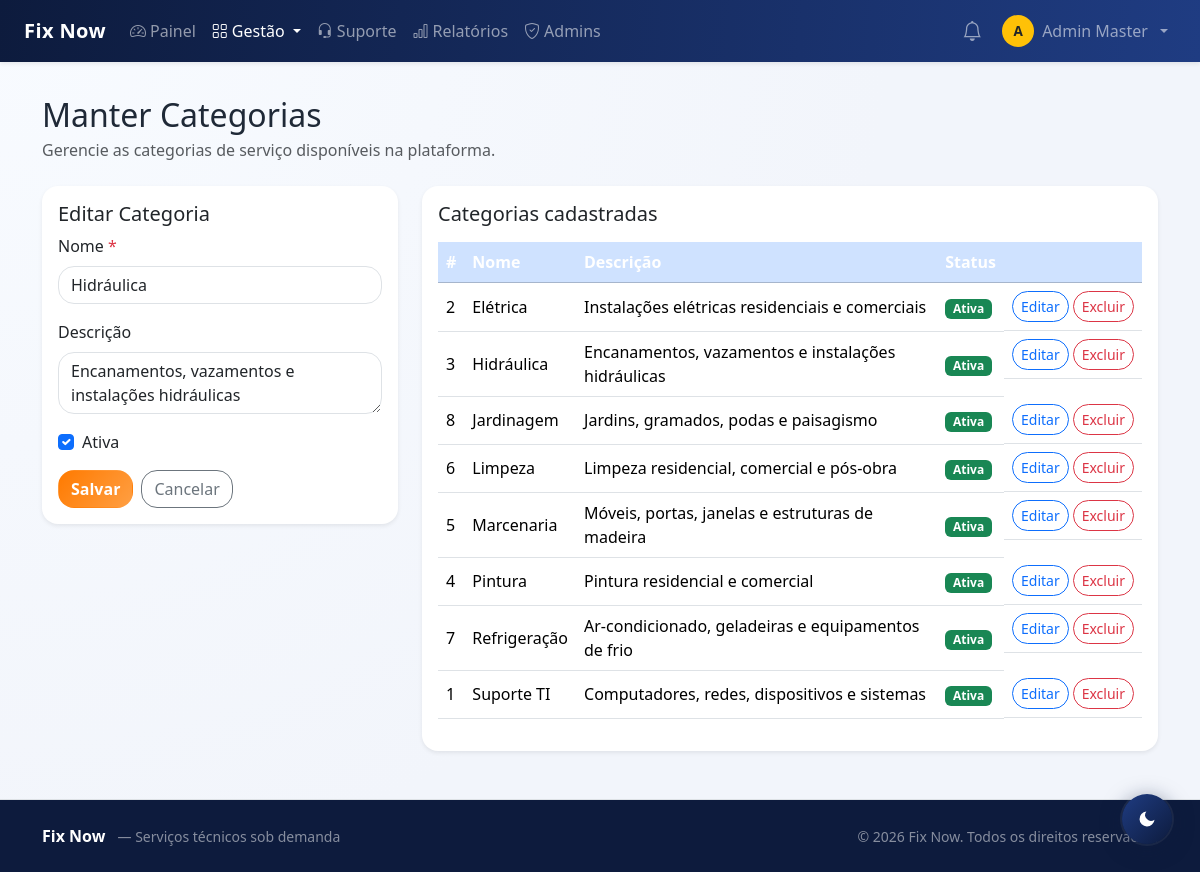
Screenshot of /view/admin/categorias.php?editar=3 (signed in) with the database file from the repository.
### tables this page shows
CREATE TABLE IF NOT EXISTS categoria (
  id        INT AUTO_INCREMENT PRIMARY KEY,
  nome      VARCHAR(100) NOT NULL UNIQUE,
  descricao VARCHAR(255) NULL,
  ativo     TINYINT(1)   NOT NULL DEFAULT 1,
  criado_em TIMESTAMP DEFAULT CURRENT_TIMESTAMP,
  admin_id  INT NULL,
  CONSTRAINT fk_categoria_admin FOREIGN KEY (admin_id) REFERENCES admin(id) ON DELETE SET NULL
);

### view/admin/categorias.php (the view, shortened to what this page needs)
<?php
require_once __DIR__ . '/_navbar.php';
$navbarHtml = ob_get_clean();
$categorias = $pdo->query('SELECT * FROM categoria ORDER BY nome ASC')->fetchAll();
$editando = null;
if (isset($_GET['editar'])) {
    $eid = (int)$_GET['editar'];
    foreach ($categorias as $c) { if ((int)$c['id'] === $eid) { $editando = $c; break; } }
}
?>
<!DOCTYPE html>
<html lang="pt-BR">
<head>
  <link href="https://cdn.jsdelivr.net/npm/bootstrap@5.3.3/dist/css/bootstrap.min.css" rel="stylesheet">
  <link href="../../assets/css/style.css" rel="stylesheet">
</head>
<body>
<?= $navbarHtml ?>
<main class="container py-5 mt-5">
  <h2 class="mb-1">Manter Categorias</h2>
  <p class="text-muted mb-4">Gerencie as categorias de serviço disponíveis na plataforma.</p>
  <div class="row g-4">
    <div class="col-lg-4">
      <div class="card shadow-sm border-0">
        <div class="card-body">
          <h5><?= $editando ? 'Editar Categoria' : 'Nova Categoria' ?></h5>
          <form method="post">
            <div class="mb-3">
              <label class="form-label">Nome <span class="text-danger">*</span></label>
              <input type="text" name="nome" class="form-control" maxlength="100" required
                value="<?= htmlspecialchars($editando['nome'] ?? '') ?>">
            </div>
            <div class="mb-3">
              <label class="form-label">Descrição</label>
              <textarea name="descricao" class="form-control" rows="2" maxlength="255"><?= htmlspecialchars($editando['descricao'] ?? '') ?></textarea>
            </div>
            <div class="mb-3 form-check">
              <input type="checkbox" name="ativo" id="chk_ativo" class="form-check-input" value="1"
                <?= (!$editando || $editando['ativo']) ? 'checked' : '' ?>>
              <label class="form-check-label" for="chk_ativo">Ativa</label>
            </div>
            <div class="d-flex gap-2">
              <button type="submit" class="btn btn-warning fw-semibold"><?= $editando ? 'Salvar' : 'Criar' ?></button>
              <?php if ($editando): ?><a href="categorias.php" class="btn btn-outline-secondary">Cancelar</a><?php endif; ?>
            </div>
          </form>
        </div>
      </div>
    </div>
    <div class="col-lg-8">
      <div class="card shadow-sm border-0">
        <div class="card-body">
          <h5 class="mb-3">Categorias cadastradas</h5>
          <?php if (!$categorias): ?>
            <p class="text-muted">Nenhuma categoria cadastrada.</p>
          <?php else: ?>
            <div class="table-responsive">
              <table class="table table-hover align-middle">
                <thead class="table-primary">
                  <tr><th>#</th><th>Nome</th><th>Descrição</th><th>Status</th><th></th></tr>
                </thead>
                <tbody>
                <?php foreach ($categorias as $c): ?>
                  <tr>
                    <td><?= (int)$c['id'] ?></td>
                    <td><?= htmlspecialchars($c['nome']) ?></td>
                    <td><?= htmlspecialchars($c['descricao'] ?? '—') ?></td>
                    <td><span class="badge <?= $c['ativo'] ? 'bg-success' : 'bg-secondary' ?>"><?= $c['ativo'] ? 'Ativa' : 'Inativa' ?></span></td>
                    <td class="d-flex gap-1">
                      <a href="categorias.php?editar=<?= (int)$c['id'] ?>" class="btn btn-sm btn-outline-primary">Editar</a>
                      <?php if ($isMaster): ?>
                        <form method="post" class="d-inline"
                              onsubmit="return confirm('Excluir esta categoria?');">
                          <button class="btn btn-sm btn-outline-danger">Excluir</button>
                        </form>
                      <?php endif; ?>
                    </td>
                  </tr>
                <?php endforeach; ?>
                </tbody>
              </table>
            </div>
          <?php endif; ?>
        </div>
      </div>
    </div>
  </div>
</main>
<?php require_once __DIR__ . '/../../includes/footer.php'; ?>
</body>
</html>

### assets/css/style.css (style rules this page uses)
:root { --fix-blue: #0d1b3d; --fix-blue-soft: #1f3c82; --fix-orange: #ff7a00; --fix-orange-soft: #ff9f43; --fix-bg: #f2f5fb; --fix-card: #ffffff; --fix-text: #1f2937; --fix-muted: #677489; --fix-shadow: 0 14px 32px rgba(15, 37, 84, 0.1); --fix-radius: 1rem; }
html, body { height: 100%; }
body { min-height: 100vh; display: flex; flex-direction: column; background: radial-gradient(circle at top left, #f8fbff, var(--fix-bg) 60%); color: var(--fix-text); }
main { flex: 1 0 auto; }
.bg-primary, .table-primary { background-color: var(--fix-blue) !important; }
.table-primary th { color: #fff; }
.btn-warning { background: linear-gradient(130deg, var(--fix-orange), var(--fix-orange-soft)); border-color: transparent; color: #fff; }
.btn, .form-control, .form-select, .card { border-radius: var(--fix-radius); transition: all 0.22s ease; }
.card { border: 1px solid #e9eef8; box-shadow: var(--fix-shadow); background: var(--fix-card); }

### rows the page displays
categoria: nome "Hidráulica", descricao "Encanamentos, vazamentos e instalações hidráulicas", ativo "☑", id "3", shows "Ativa"
categoria: id "2", nome "Elétrica", descricao "Instalações elétricas residenciais e comerciais", ativo "Ativa"
categoria: id "8", nome "Jardinagem", descricao "Jardins, gramados, podas e paisagismo", ativo "Ativa"
categoria: id "6", nome "Limpeza", descricao "Limpeza residencial, comercial e pós-obra", ativo "Ativa"
categoria: id "5", nome "Marcenaria", descricao "Móveis, portas, janelas e estruturas de madeira", ativo "Ativa"
categoria: id "4", nome "Pintura", descricao "Pintura residencial e comercial", ativo "Ativa"
categoria: id "7", nome "Refrigeração", descricao "Ar-condicionado, geladeiras e equipamentos de frio", ativo "Ativa"
categoria: id "1", nome "Suporte TI", descricao "Computadores, redes, dispositivos e sistemas", ativo "Ativa"

### other values shown
$_navInicial "A"
$adminNome "Admin Master"
